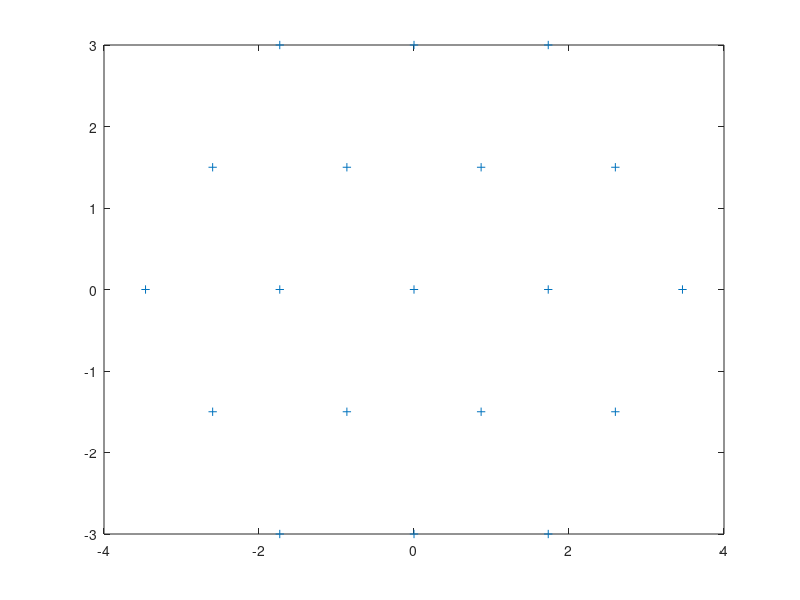

Recreate this plot in MATLAB.
%
% 
% access.m
%
% This function sets positions of the access points.
%
%%
%

function [out] =  access()

accessinfo(1, 1) = 0.0;
accessinfo(1, 2) = 0.0;
accessinfo(2, 1) = -0.5*sqrt(3.0);
accessinfo(2, 2) = 1.5;
accessinfo(3, 1) = -sqrt(3.0);
accessinfo(3, 2) = 0.0;
accessinfo(4, 1) = -0.5*sqrt(3.0);
accessinfo(4, 2) = -1.5;
accessinfo(5, 1) = 0.5*sqrt(3.0);
accessinfo(5, 2) = -1.5;
accessinfo(6, 1) = sqrt(3.0);
accessinfo(6, 2) = 0.0;
accessinfo(7, 1) = 0.5*sqrt(3.0);
accessinfo(7, 2) = 1.5;
accessinfo(8, 1) = 0.0;
accessinfo(8, 2) = 3.0;
accessinfo(9, 1) = -sqrt(3.0);
accessinfo(9, 2) = 3.0;
accessinfo(10, 1) = -1.5*sqrt(3.0);
accessinfo(10, 2) = 1.5;
accessinfo(11, 1) = -2.0*sqrt(3.0);
accessinfo(11, 2) = 0.0;
accessinfo(12, 1) = -1.5*sqrt(3.0);
accessinfo(12, 2) = -1.5;
accessinfo(13, 1) = -sqrt(3.0);
accessinfo(13, 2) = -3.0;
accessinfo(14, 1) = 0.0;
accessinfo(14, 2) = -3.0;
accessinfo(15, 1) = sqrt(3.0);
accessinfo(15, 2) = -3.0;
accessinfo(16, 1) = 1.5*sqrt(3.0);
accessinfo(16, 2) = -1.5;
accessinfo(17, 1) = 2.0*sqrt(3.0);
accessinfo(17, 2) = 0.0;
accessinfo(18, 1) = 1.5*sqrt(3.0);
accessinfo(18, 2) = 1.5;
accessinfo(19, 1) = sqrt(3.0);
accessinfo(19, 2) = 3.0;

out = accessinfo;
plot (accessinfo(:,1),accessinfo(:,2),'+')
print -depsc access_point_Position.eps
%******* end of file *********